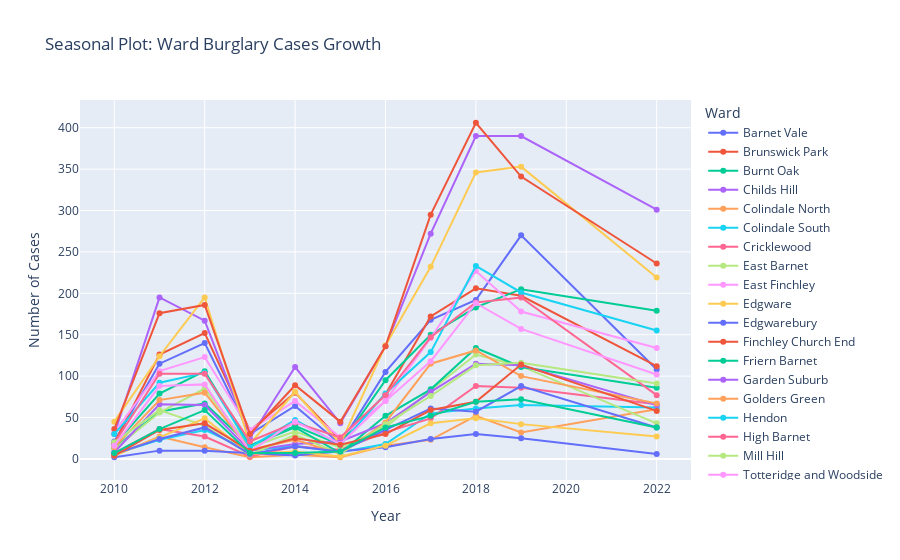

Notebook code for this chart:
### Code cell
# Plot for the burglary cases across the years in each ward
fig_ward = px.line(crime_ward_df.groupby(['Ward', 'Year']).size().reset_index(name='Burglary Rate'), x='Year', y='Burglary Rate', color='Ward',
                   title="Seasonal Plot: Ward Burglary Cases Growth")
fig_ward.update_yaxes(title="Number of Cases")
fig_ward.update_traces(mode="markers+lines", hovertemplate=None)
fig_ward.update_layout(hovermode="x unified")

fig_ward.show()

### Figure 1 — Plotly figure (JSON) as saved in the notebook; plotly's stock layout.template omitted (floating-point values rounded to 4 significant figures)
{"data": [{"legendgroup": "Barnet Vale", "line": {"color": "#636efa", "dash": "solid"}, "marker": {"symbol": "circle"}, "mode": "markers+lines", "name": "Barnet Vale", "orientation": "v", "showlegend": true, "type": "scatter", "x": [2010, 2011, 2012, 2013, 2014, 2015, 2016, 2017, 2018, 2019, 2022], "xaxis": "x", "y": [21, 115, 140, 30, 64, 18, 105, 168, 192, 270, 108], "yaxis": "y"}, {"legendgroup": "Brunswick Park", "line": {"color": "#EF553B", "dash": "solid"}, "marker": {"symbol": "circle"}, "mode": "markers+lines", "name": "Brunswick Park", "orientation": "v", "showlegend": true, "type": "scatter", "x": [2010, 2011, 2012, 2013, 2014, 2015, 2016, 2017, 2018, 2019, 2022], "xaxis": "x", "y": [19, 126, 152, 34, 80, 23, 78, 172, 206, 197, 112], "yaxis": "y"}, {"legendgroup": "Burnt Oak", "line": {"color": "#00cc96", "dash": "solid"}, "marker": {"symbol": "circle"}, "mode": "markers+lines", "name": "Burnt Oak", "orientation": "v", "showlegend": true, "type": "scatter", "x": [2010, 2011, 2012, 2013, 2014, 2015, 2016, 2017, 2018, 2019, 2022], "xaxis": "x", "y": [13, 57, 67, 16, 40, 17, 95, 150, 183, 205, 179], "yaxis": "y"}, {"legendgroup": "Childs Hill", "line": {"color": "#ab63fa", "dash": "solid"}, "marker": {"symbol": "circle"}, "mode": "markers+lines", "name": "Childs Hill", "orientation": "v", "showlegend": true, "type": "scatter", "x": [2010, 2011, 2012, 2013, 2014, 2015, 2016, 2017, 2018, 2019, 2022], "xaxis": "x", "y": [30, 195, 167, 25, 111, 43, 136, 272, 390, 390, 301], "yaxis": "y"}, {"legendgroup": "Colindale North", "line": {"color": "#FFA15A", "dash": "solid"}, "marker": {"symbol": "circle"}, "mode": "markers+lines", "name": "Colindale North", "orientation": "v", "showlegend": true, "type": "scatter", "x": [2010, 2011, 2012, 2013, 2014, 2015, 2016, 2017, 2018, 2019, 2022], "xaxis": "x", "y": [4, 27, 14, 2, 5, 2, 16, 23, 52, 32, 60], "yaxis": "y"}, {"legendgroup": "Colindale South", "line": {"color": "#19d3f3", "dash": "solid"}, "marker": {"symbol": "circle"}, "mode": "markers+lines", "name": "Colindale South", "orientation": "v", "showlegend": true, "type": "scatter", "x": [2010, 2011, 2012, 2013, 2014, 2015, 2016, 2017, 2018, 2019, 2022], "xaxis": "x", "y": [6, 23, 35, 10, 16, 8, 18, 55, 61, 65, 62], "yaxis": "y"}, {"legendgroup": "Cricklewood", "line": {"color": "#FF6692", "dash": "solid"}, "marker": {"symbol": "circle"}, "mode": "markers+lines", "name": "Cricklewood", "orientation": "v", "showlegend": true, "type": "scatter", "x": [2010, 2011, 2012, 2013, 2014, 2015, 2016, 2017, 2018, 2019, 2022], "xaxis": "x", "y": [7, 36, 27, 3, 15, 11, 32, 49, 88, 86, 66], "yaxis": "y"}, {"legendgroup": "East Barnet", "line": {"color": "#B6E880", "dash": "solid"}, "marker": {"symbol": "circle"}, "mode": "markers+lines", "name": "East Barnet", "orientation": "v", "showlegend": true, "type": "scatter", "x": [2010, 2011, 2012, 2013, 2014, 2015, 2016, 2017, 2018, 2019, 2022], "xaxis": "x", "y": [12, 56, 85, 14, 33, 14, 38, 83, 126, 112, 43], "yaxis": "y"}, {"legendgroup": "East Finchley", "line": {"color": "#FF97FF", "dash": "solid"}, "marker": {"symbol": "circle"}, "mode": "markers+lines", "name": "East Finchley", "orientation": "v", "showlegend": true, "type": "scatter", "x": [2010, 2011, 2012, 2013, 2014, 2015, 2016, 2017, 2018, 2019, 2022], "xaxis": "x", "y": [32, 106, 123, 35, 70, 26, 70, 146, 227, 178, 134], "yaxis": "y"}, {"legendgroup": "Edgware", "line": {"color": "#FECB52", "dash": "solid"}, "marker": {"symbol": "circle"}, "mode": "markers+lines", "name": "Edgware", "orientation": "v", "showlegend": true, "type": "scatter", "x": [2010, 2011, 2012, 2013, 2014, 2015, 2016, 2017, 2018, 2019, 2022], "xaxis": "x", "y": [45, 124, 195, 18, 81, 18, 137, 232, 346, 353, 219], "yaxis": "y"}, {"legendgroup": "Edgwarebury", "line": {"color": "#636efa", "dash": "solid"}, "marker": {"symbol": "circle"}, "mode": "markers+lines", "name": "Edgwarebury", "orientation": "v", "showlegend": true, "type": "scatter", "x": [2010, 2011, 2012, 2014, 2016, 2017, 2018, 2019, 2022], "xaxis": "x", "y": [2, 10, 10, 4, 14, 24, 30, 25, 6], "yaxis": "y"}, {"legendgroup": "Finchley Church End", "line": {"color": "#EF553B", "dash": "solid"}, "marker": {"symbol": "circle"}, "mode": "markers+lines", "name": "Finchley Church End", "orientation": "v", "showlegend": true, "type": "scatter", "x": [2010, 2011, 2012, 2013, 2014, 2015, 2016, 2017, 2018, 2019, 2022], "xaxis": "x", "y": [36, 176, 186, 30, 89, 45, 136, 295, 406, 341, 236], "yaxis": "y"}, {"legendgroup": "Friern Barnet", "line": {"color": "#00cc96", "dash": "solid"}, "marker": {"symbol": "circle"}, "mode": "markers+lines", "name": "Friern Barnet", "orientation": "v", "showlegend": true, "type": "scatter", "x": [2010, 2011, 2012, 2013, 2014, 2015, 2016, 2017, 2018, 2019, 2022], "xaxis": "x", "y": [17, 79, 106, 16, 38, 7, 52, 84, 134, 111, 86], "yaxis": "y"}, {"legendgroup": "Garden Suburb", "line": {"color": "#ab63fa", "dash": "solid"}, "marker": {"symbol": "circle"}, "mode": "markers+lines", "name": "Garden Suburb", "orientation": "v", "showlegend": true, "type": "scatter", "x": [2010, 2011, 2012, 2013, 2014, 2015, 2016, 2017, 2018, 2019, 2022], "xaxis": "x", "y": [8, 66, 65, 10, 18, 21, 43, 81, 115, 113, 65], "yaxis": "y"}, {"legendgroup": "Golders Green", "line": {"color": "#FFA15A", "dash": "solid"}, "marker": {"symbol": "circle"}, "mode": "markers+lines", "name": "Golders Green", "orientation": "v", "showlegend": true, "type": "scatter", "x": [2010, 2011, 2012, 2013, 2014, 2015, 2016, 2017, 2018, 2019, 2022], "xaxis": "x", "y": [14, 71, 80, 11, 23, 6, 44, 115, 131, 100, 67], "yaxis": "y"}, {"legendgroup": "Hendon", "line": {"color": "#19d3f3", "dash": "solid"}, "marker": {"symbol": "circle"}, "mode": "markers+lines", "name": "Hendon", "orientation": "v", "showlegend": true, "type": "scatter", "x": [2010, 2011, 2012, 2013, 2014, 2015, 2016, 2017, 2018, 2019, 2022], "xaxis": "x", "y": [30, 92, 104, 14, 47, 17, 79, 129, 233, 201, 155], "yaxis": "y"}, {"legendgroup": "High Barnet", "line": {"color": "#FF6692", "dash": "solid"}, "marker": {"symbol": "circle"}, "mode": "markers+lines", "name": "High Barnet", "orientation": "v", "showlegend": true, "type": "scatter", "x": [2010, 2011, 2012, 2013, 2014, 2015, 2016, 2017, 2018, 2019, 2022], "xaxis": "x", "y": [19, 103, 103, 21, 44, 26, 77, 147, 189, 195, 77], "yaxis": "y"}, {"legendgroup": "Mill Hill", "line": {"color": "#B6E880", "dash": "solid"}, "marker": {"symbol": "circle"}, "mode": "markers+lines", "name": "Mill Hill", "orientation": "v", "showlegend": true, "type": "scatter", "x": [2010, 2011, 2012, 2013, 2014, 2015, 2016, 2017, 2018, 2019, 2022], "xaxis": "x", "y": [20, 59, 40, 5, 29, 6, 42, 76, 113, 116, 91], "yaxis": "y"}, {"legendgroup": "Totteridge and Woodside", "line": {"color": "#FF97FF", "dash": "solid"}, "marker": {"symbol": "circle"}, "mode": "markers+lines", "name": "Totteridge and Woodside", "orientation": "v", "showlegend": true, "type": "scatter", "x": [2010, 2011, 2012, 2013, 2014, 2015, 2016, 2017, 2018, 2019, 2022], "xaxis": "x", "y": [16, 88, 90, 9, 45, 18, 70, 118, 188, 157, 102], "yaxis": "y"}, {"legendgroup": "West Finchley", "line": {"color": "#FECB52", "dash": "solid"}, "marker": {"symbol": "circle"}, "mode": "markers+lines", "name": "West Finchley", "orientation": "v", "showlegend": true, "type": "scatter", "x": [2010, 2011, 2012, 2013, 2014, 2015, 2016, 2017, 2018, 2019, 2022], "xaxis": "x", "y": [4, 26, 49, 6, 9, 3, 16, 43, 49, 42, 27], "yaxis": "y"}, {"legendgroup": "West Hendon", "line": {"color": "#636efa", "dash": "solid"}, "marker": {"symbol": "circle"}, "mode": "markers+lines", "name": "West Hendon", "orientation": "v", "showlegend": true, "type": "scatter", "x": [2010, 2011, 2012, 2013, 2014, 2015, 2016, 2017, 2018, 2019, 2022], "xaxis": "x", "y": [6, 24, 38, 6, 15, 9, 35, 61, 57, 88, 38], "yaxis": "y"}, {"legendgroup": "Whetstone", "line": {"color": "#EF553B", "dash": "solid"}, "marker": {"symbol": "circle"}, "mode": "markers+lines", "name": "Whetstone", "orientation": "v", "showlegend": true, "type": "scatter", "x": [2010, 2011, 2012, 2013, 2014, 2015, 2016, 2017, 2018, 2019, 2022], "xaxis": "x", "y": [4, 35, 43, 10, 25, 17, 30, 59, 69, 114, 58], "yaxis": "y"}, {"legendgroup": "Woodhouse", "line": {"color": "#00cc96", "dash": "solid"}, "marker": {"symbol": "circle"}, "mode": "markers+lines", "name": "Woodhouse", "orientation": "v", "showlegend": true, "type": "scatter", "x": [2010, 2011, 2012, 2013, 2014, 2015, 2016, 2017, 2018, 2019, 2022], "xaxis": "x", "y": [7, 36, 59, 7, 7, 9, 38, 52, 69, 72, 38], "yaxis": "y"}], "layout": {"hovermode": "x unified", "legend": {"title": {"text": "Ward"}, "tracegroupgap": 0}, "title": {"text": "Seasonal Plot: Ward Burglary Cases Growth"}, "xaxis": {"anchor": "y", "domain": [0, 1], "title": {"text": "Year"}}, "yaxis": {"anchor": "x", "domain": [0, 1], "title": {"text": "Number of Cases"}}}}
